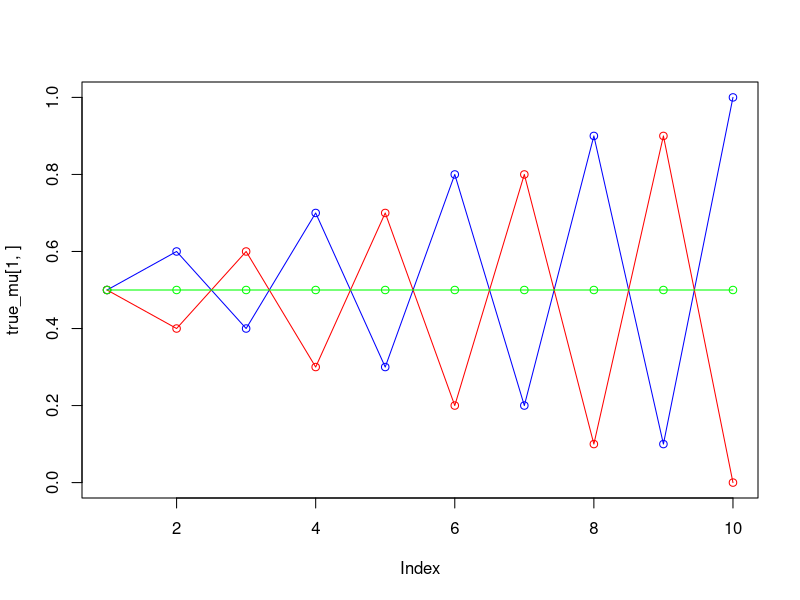
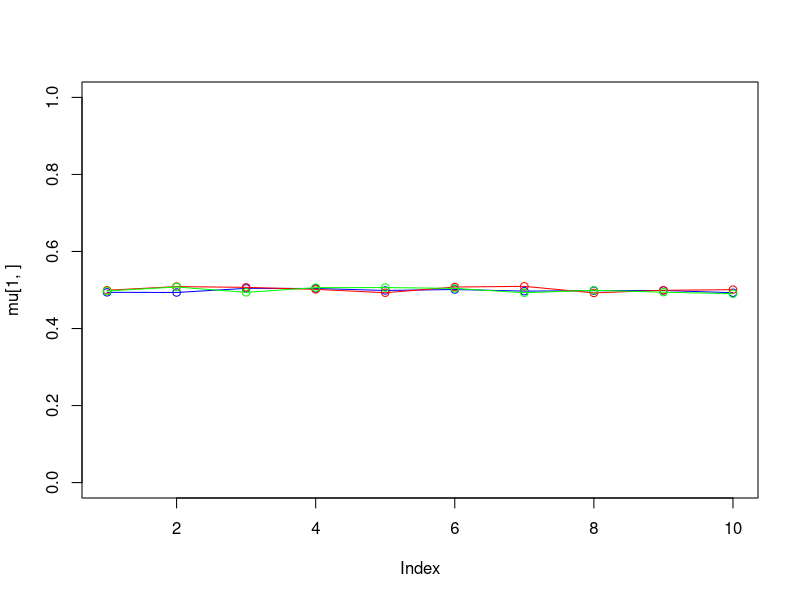
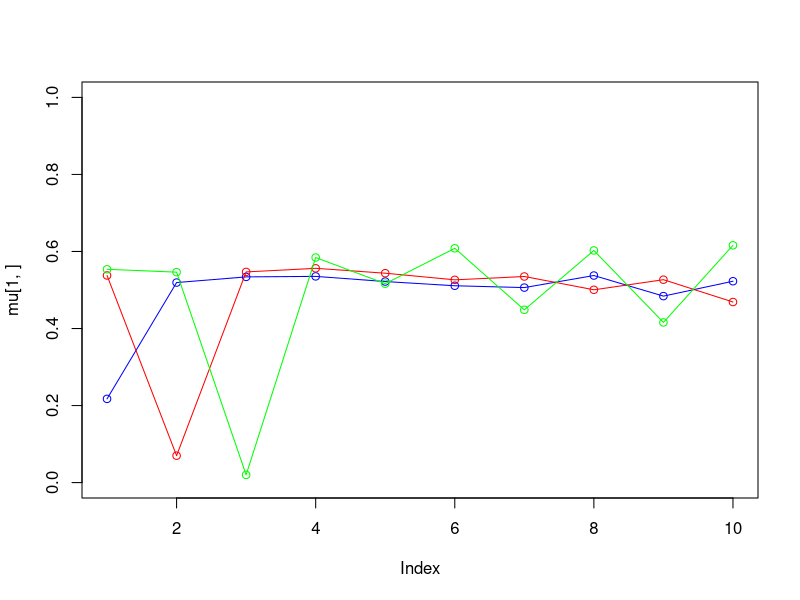
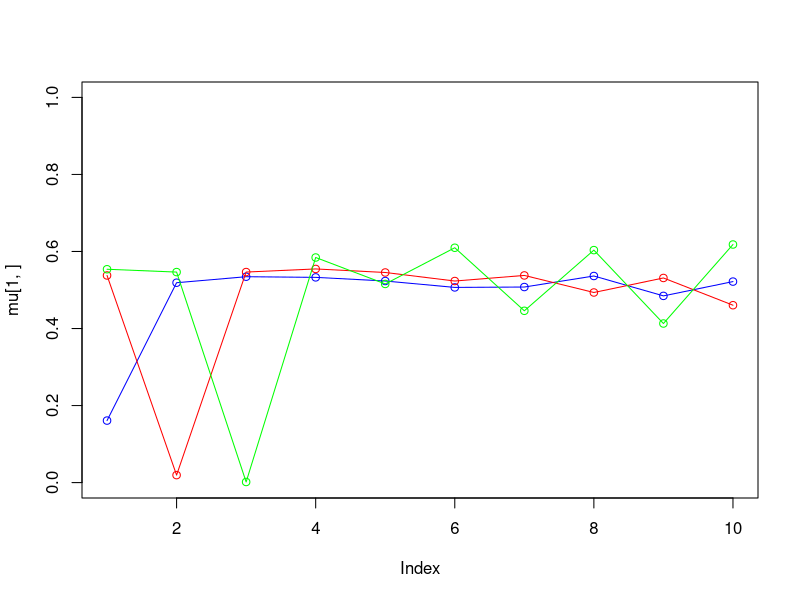
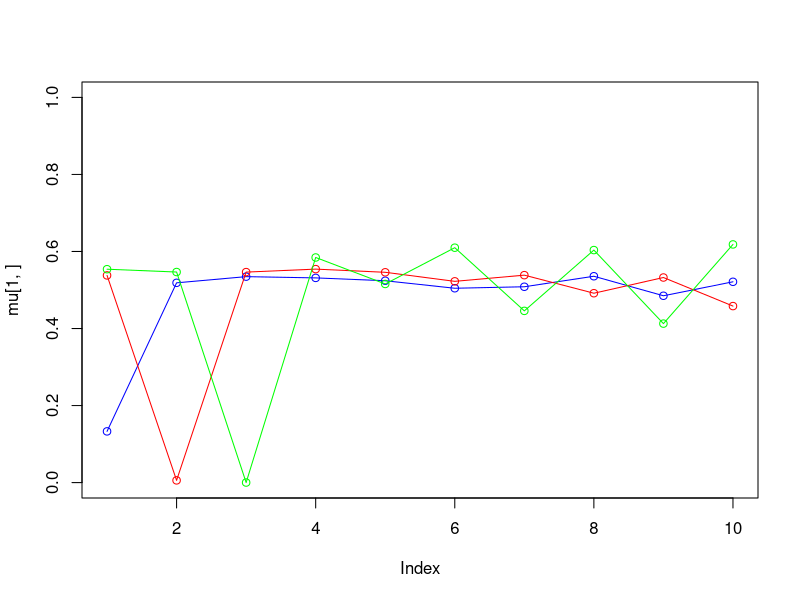
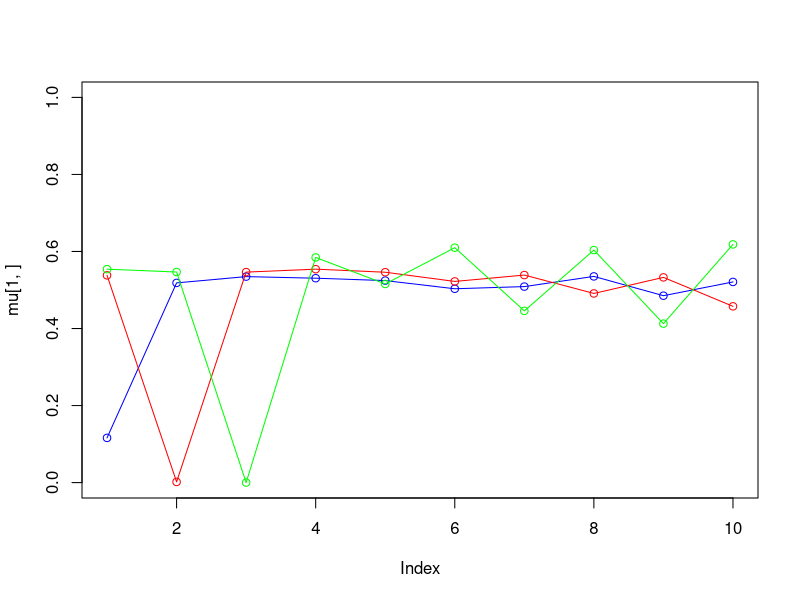
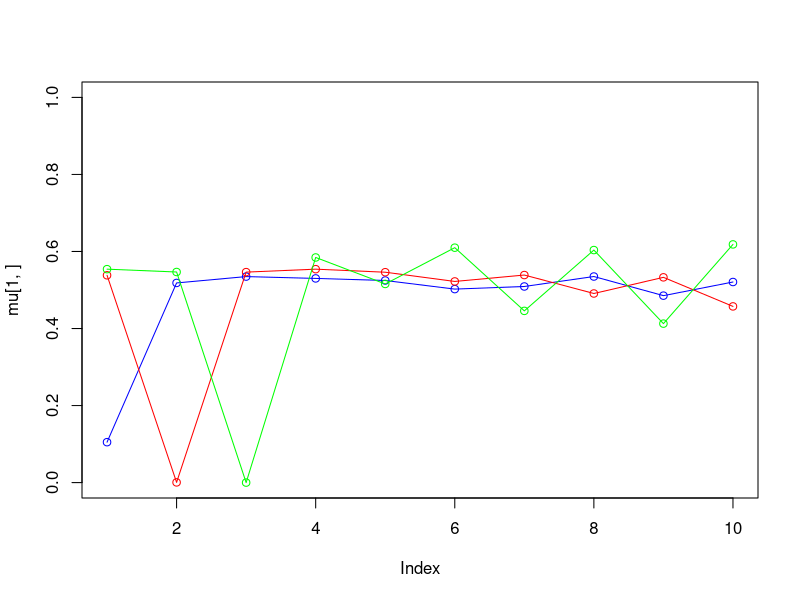
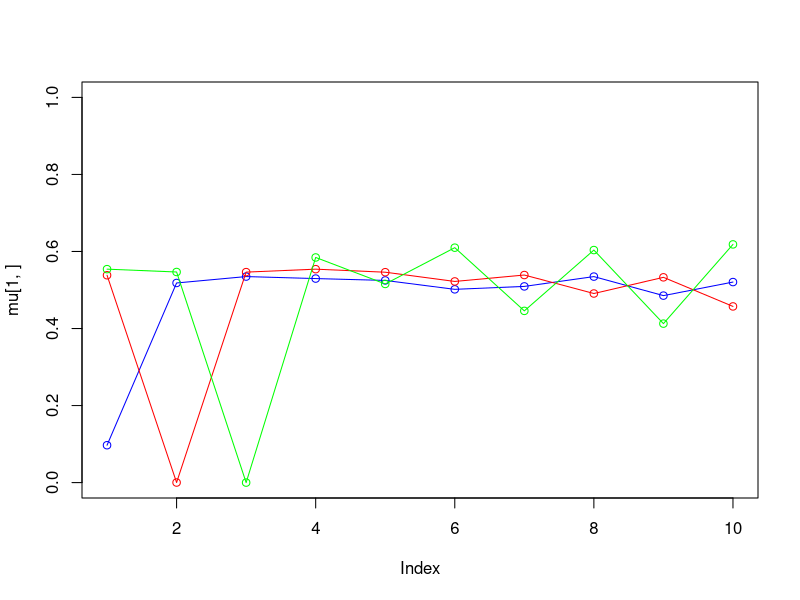

These figures' R source, in order:
## ---- assign1b-init
set.seed(1234567890)

max_it <- 100 # max number of EM iterations
min_change <- 0.1 # min change in log likelihood between two consecutive EM iterations

N <- 1000 # number of training points
D <- 10 # number of dimensions

## true mixing coefficients
true_pi <- vector(length=3)
true_pi <- c(1/3, 1/3, 1/3)

## true conditional distributions
true_mu <- matrix(nrow=3, ncol=D)
true_mu[1,] <- c(0.5, 0.6, 0.4, 0.7, 0.3, 0.8, 0.2, 0.9, 0.1, 1)
true_mu[2,] <- c(0.5, 0.4, 0.6, 0.3, 0.7, 0.2, 0.8, 0.1, 0.9, 0)
true_mu[3,] <- c(0.5, 0.5, 0.5, 0.5, 0.5, 0.5, 0.5, 0.5, 0.5, 0.5)

plot(true_mu[1,], type="o", col="blue", ylim=c(0,1))
points(true_mu[2,], type="o", col="red")
points(true_mu[3,], type="o", col="green")

## Producing the training data
x <- matrix(nrow=N, ncol=D)

for(n in 1:N) {
    k <- sample(1:3, 1, prob=true_pi)
    for(d in 1:D) {
        x[n, d] <- rbinom(1, 1, true_mu[k, d])
    }
}

K <- 3 # number of guessed components
z <- matrix(nrow=N, ncol=K) # fractional component assignments
pi <- vector(length=K) # mixing coefficients
mu <- matrix(nrow=K, ncol=D) # conditional distributions
llik <- vector(length=max_it) # log likelihood of the EM iterations

## Random initialization of the paramters
pi <- runif(K, 0.49, 0.51)
pi <- pi / sum(pi)
for(k in 1:K) {
    mu[k,] <- runif(D, 0.49, 0.51)
}
pi
mu

for(it in 1:max_it) {
    plot(mu[1,], type="o", col="blue", ylim=c(0,1))
    points(mu[2,], type="o", col="red")
    points(mu[3,], type="o", col="green")
    ## points(mu[4,], type="o", col="yellow")
    Sys.sleep(0.5)

    ## E-step: Computation of the fractional component assignments
    ## Your code here
    cond_joint <- matrix(1, nrow=N, ncol=D)
    for (n in 1:N) {
        for (k in 1:K) {
            for (i in 1:D) {
                cond_joint[n, i] <- cond_joint[n, i] * mu[k, i]^x[n, i] * (1 - mu[k, i])^x[n, i]
            }

            z[n, k] <- pi[k] * cond_joint[n, k] / sum(cond_joint[n,])
        }
    }

    ## Log likelihood computation.
    ## Your code here
    llik[it] <- 0
    for (n in 1:N) {
        for (k in 1:K) {
            summation <- 0
            for (i in 1:D) {
                summation <- summation + x[n, i] * log(mu[k, i]) + (1 - x[n, i]) * log(1 - mu[k, i])
            }
            llik[it] <- llik[it] + z[n, k] * (log(pi[k]) + summation)
        }
    }

    cat("iteration: ", it, "log likelihood: ", llik[it], "\n")
    flush.console()

    ## Stop if the lok likelihood has not changed significantly
    ## Your code here
    if (it > 1 && abs(llik[it] - llik[it-1]) < min_change) break

    ## M-step: ML parameter estimation from the data and fractional component assignments
    ## Your code here
    for (k in 1:K) {
        pi[k] <- sum(z[, k]) / N
    }

    for (k in 1:K) {
        denominator <- sum(z[, k])
        for (i in 1:D) {
            nominator <- 0

            for (n in 1:N) {
                nominator <- nominator + x[n, i] * z[n, k]
            }

            mu[k, i] <- nominator / denominator
        }
    }
}
pi
mu

plot(llik[1:it], type="o")
## ---- end-of-assign1b-init
